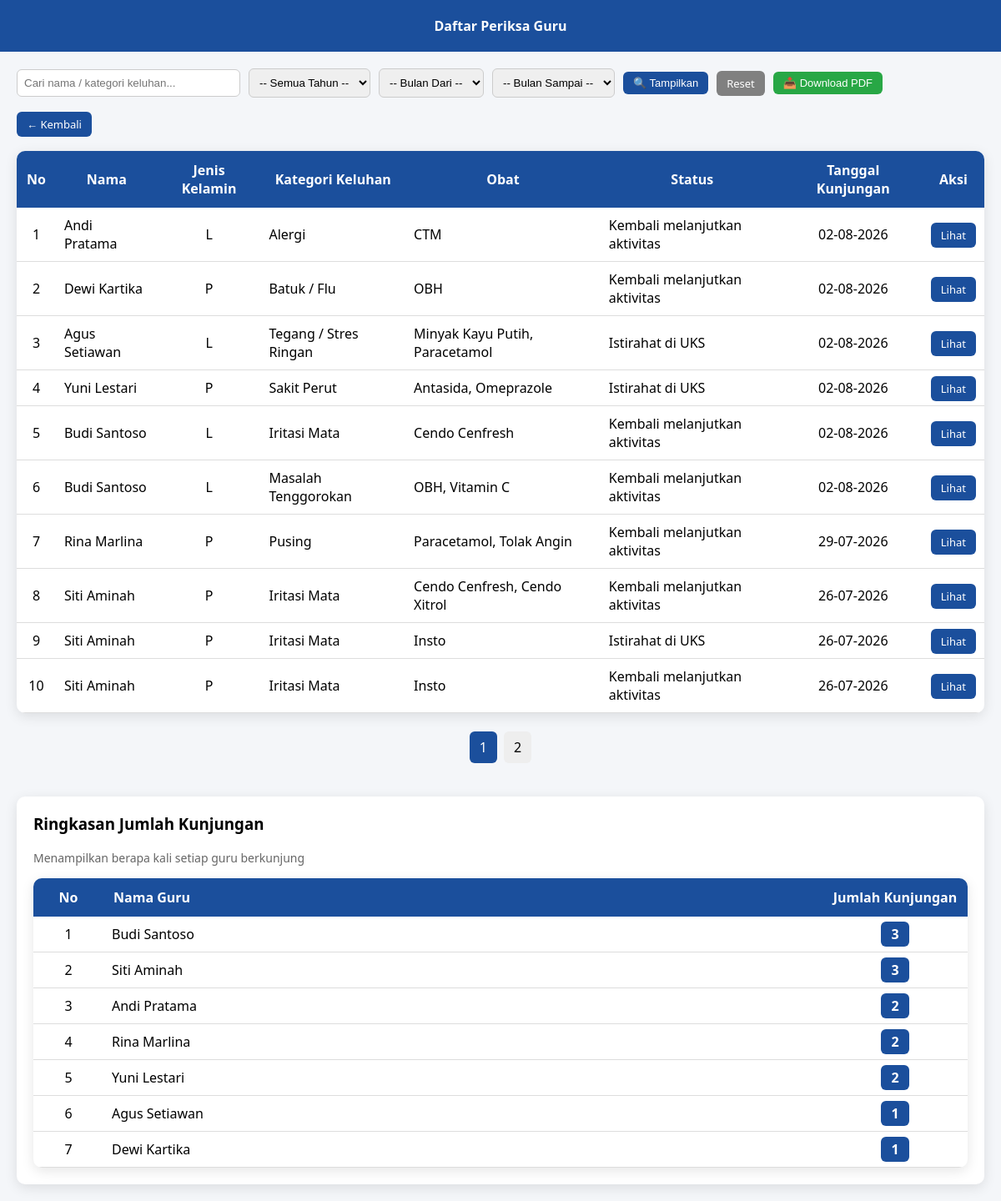
Screenshot of /admin/semua_hal_admin/hal_guru.php (signed in) with the database file from the repository.
### tables this page shows
CREATE TABLE `kunjungan` (
  `id_kunjungan` int(11) NOT NULL AUTO_INCREMENT,
  `jenis_pasien` varchar(20) NOT NULL,
  `id_pasien` varchar(20) NOT NULL,
  `tanggal_kunjungan` timestamp NOT NULL DEFAULT current_timestamp(),
  `keluhan` text DEFAULT NULL,
  `created_at` timestamp NULL DEFAULT current_timestamp(),
  PRIMARY KEY (`id_kunjungan`)
);

CREATE TABLE `guru` (
  `id_guru` int(11) NOT NULL AUTO_INCREMENT,
  `nama` varchar(100) NOT NULL,
  `jenis_kelamin` enum('L','P') NOT NULL,
  PRIMARY KEY (`id_guru`)
);

### admin/semua_hal_admin/hal_guru.php (the view, shortened to what this page needs)
<?php
$conn = new mysqli("localhost", "root", "", "uks");
$search = isset($_GET['search']) ? trim($_GET['search']) : '';
$tahun = isset($_GET['tahun']) ? intval($_GET['tahun']) : '';
$bulan_dari = isset($_GET['bulan_dari']) ? $_GET['bulan_dari'] : '';
$bulan_sampai = isset($_GET['bulan_sampai']) ? $_GET['bulan_sampai'] : '';
$limit = 10;
$page = isset($_GET['page']) ? max(1, (int) $_GET['page']) : 1;
$start = ($page - 1) * $limit;
$query = "
SELECT
    k.id_kunjungan,
    g.nama,
    g.jenis_kelamin,
    p.jenis_penyakit,
    GROUP_CONCAT(
        IF(po.jumlah > 1, CONCAT(o.nama_obat, ' (', po.jumlah, ')'), o.nama_obat)
        ORDER BY po.id ASC
        SEPARATOR ', '
    ) as nama_obat,
    p.status_pasien,
    k.tanggal_kunjungan
FROM pemeriksaan_klinis p
JOIN kunjungan k ON p.id_kunjungan = k.id_kunjungan
JOIN guru g ON k.id_pasien = g.id_guru
LEFT JOIN pemeriksaan_obat po ON p.id_pemeriksaan = po.id_pemeriksaan
LEFT JOIN obat o ON po.id_obat = o.id_obat
WHERE k.jenis_pasien = 'guru'
";
$filter_bulan_sql = '';
$query .= $filter_bulan_sql;
$total_query_count = "
SELECT COUNT(DISTINCT k.id_kunjungan) as total
FROM pemeriksaan_klinis p
JOIN kunjungan k ON p.id_kunjungan = k.id_kunjungan
JOIN guru g ON k.id_pasien = g.id_guru
WHERE k.jenis_pasien = 'guru'
";
$total_query_count .= $filter_bulan_sql;
$total_data = $conn->query($total_query_count)->fetch_assoc()['total'] ?? 0;
$total_page = ceil($total_data / $limit);
$query .= " GROUP BY k.id_kunjungan, g.nama, g.jenis_kelamin, p.jenis_penyakit, p.status_pasien, k.tanggal_kunjungan
            ORDER BY k.tanggal_kunjungan DESC
            LIMIT $start, $limit";
$result = $conn->query($query);
$ringkasan_query = "
SELECT
    g.nama,
    COUNT(DISTINCT k.id_kunjungan) as total_kunjungan
FROM pemeriksaan_klinis p
JOIN kunjungan k ON p.id_kunjungan = k.id_kunjungan
JOIN guru g ON k.id_pasien = g.id_guru
WHERE k.jenis_pasien = 'guru'
";
$ringkasan_query .= $filter_bulan_sql;
$ringkasan_query .= " GROUP BY g.id_guru, g.nama ORDER BY total_kunjungan DESC, g.nama ASC";
$ringkasan = $conn->query($ringkasan_query);
?>
<!DOCTYPE html>
<html>
<head>
</head>
<body>
    <div class="header">Daftar Periksa Guru</div>
    <div class="container">
        <form method="GET" style="margin-bottom:20px; display:flex; align-items:center; gap:10px; flex-wrap:wrap;">
            <input type="text" name="search" placeholder="Cari nama / kategori keluhan..."
                value="<?= htmlspecialchars($search) ?>" style="width:250px;">
            <select name="tahun">
                <option value="">-- Semua Tahun --</option>
            </select>
            <select name="bulan_dari">
                <option value="semua">-- Bulan Dari --</option>
            </select>
            <select name="bulan_sampai">
                <option value="semua">-- Bulan Sampai --</option>
            </select>
            <button type="submit" class="btn">🔍 Tampilkan</button>
            <a href="hal_guru.php" class="btn" style="background:gray;">Reset</a>
            <button type="button" class="btn" style="background:#28a745;" onclick="downloadGuru()">📥 Download
                PDF</button>
        </form>
        <a href="../dashboard.php" class="btn">← Kembali</a>
        <br><br>
        <table>
            <tr>
                <th>No</th>
                <th>Nama</th>
                <th>Jenis Kelamin</th>
                <th>Kategori Keluhan</th>
                <th>Obat</th>
                <th>Status</th>
                <th>Tanggal Kunjungan</th>
                <th>Aksi</th>
            </tr>
            <?php
            $no = $start + 1;
            if ($result->num_rows == 0):
                ?>
                <tr>
                    <td colspan="8" style="padding:30px; color:gray;">Belum ada data</td>
                </tr>
            <?php else:
                while ($row = $result->fetch_assoc()):
                    ?>
                    <tr>
                        <td><?= $no++ ?></td>
                        <td style="text-align:left;"><?= htmlspecialchars($row['nama']) ?></td>
                        <td><?= $row['jenis_kelamin'] ?></td>
                        <td style="text-align:left;"><?= htmlspecialchars($row['jenis_penyakit'] ?? '-') ?></td>
                        <td style="text-align:left;"><?= $row['nama_obat'] ? htmlspecialchars($row['nama_obat']) : '-' ?></td>
                        <td style="text-align:left;"><?= htmlspecialchars($row['status_pasien'] ?? '-') ?></td>
                        <td><?= date('d-m-Y', strtotime($row['tanggal_kunjungan'])) ?></td>
                        <td><a href="../lihat.php?id=<?= $row['id_kunjungan'] ?>" class="btn">Lihat</a></td>
                    </tr>
                <?php endwhile; endif; ?>
        </table>
        <br>
        <div style="display:flex; justify-content:center; gap:8px; flex-wrap:wrap;">
            <?php for ($i = 1; $i <= $total_page; $i++): ?>
                <a href="?page=<?= $i ?>&search=<?= urlencode($search) ?>&tahun=<?= $tahun ?>&bulan_dari=<?= $bulan_dari ?>&bulan_sampai=<?= $bulan_sampai ?>"
                    style="padding:8px 12px; border-radius:6px; text-decoration:none; background:<?= ($page == $i) ? '#1b4f9c' : '#eee' ?>; color:<?= ($page == $i) ? 'white' : 'black' ?>;">
                    <?= $i ?>
                </a>
            <?php endfor; ?>
        </div>
        <?php if ($ringkasan && $ringkasan->num_rows > 0): ?>
            <div
                style="margin-top:40px; background:white; padding:20px; border-radius:10px; box-shadow:0 4px 15px rgba(0,0,0,0.1);">
                <h3 style="margin-top:0;">Ringkasan Jumlah Kunjungan</h3>
                <p style="color:#666; font-size:14px;">
                    Menampilkan berapa kali setiap guru berkunjung
                </p>
                <table style="margin-top:15px;">
                    <tr>
                        <th style="width:60px;">No</th>
                        <th style="text-align:left;">Nama Guru</th>
                        <th style="width:150px;">Jumlah Kunjungan</th>
                    </tr>
                    <?php $no_r = 1;
                    while ($r = $ringkasan->fetch_assoc()): ?>
                        <tr>
                            <td><?= $no_r++ ?></td>
                            <td style="text-align:left;"><?= htmlspecialchars($r['nama']) ?></td>
                            <td>
                                <span
                                    style="background:#1b4f9c; color:white; padding:4px 12px; border-radius:6px; font-weight:600;">
                                    <?= $r['total_kunjungan'] ?>
                                </span>
                            </td>
                        </tr>
                    <?php endwhile; ?>
                </table>
            </div>
        <?php endif; ?>
    </div>
</body>
</html>

### admin/semua_hal_admin/hal_guru.php (style rules this page uses)
body { margin: 0; font-family: 'Segoe UI'; background: #f4f6f9; }
.header { background: #1b4f9c; color: white; text-align: center; padding: 20px; font-weight: bold; }
.container { padding: 20px; }
table { width: 100%; border-collapse: collapse; background: white; border-radius: 10px; overflow: hidden; box-shadow: 0 4px 15px rgba(0, 0, 0, 0.1); }
th { background: #1b4f9c; color: white; padding: 12px; }
td { padding: 10px; text-align: center; border-bottom: 1px solid #ddd; }
.btn { background: #1b4f9c; color: white; padding: 6px 12px; border-radius: 6px; text-decoration: none; font-size: 13px; border: none; cursor: pointer; }
select, input[type=text] { padding: 8px; border-radius: 6px; border: 1px solid #ccc; }

### rows the page displays
kunjungan: guru.nama "Andi Pratama", guru.jenis_kelamin "L", jenis_penyakit "Alergi", nama_obat "CTM", status_pasien "Kembali melanjutkan aktivitas", tanggal_kunjungan "02-08-2026"
kunjungan: guru.nama "Dewi Kartika", guru.jenis_kelamin "P", jenis_penyakit "Batuk / Flu", nama_obat "OBH", status_pasien "Kembali melanjutkan aktivitas", tanggal_kunjungan "02-08-2026"
kunjungan: guru.nama "Agus Setiawan", guru.jenis_kelamin "L", jenis_penyakit "Tegang / Stres Ringan", nama_obat "Minyak Kayu Putih, Paracetamol", status_pasien "Istirahat di UKS", tanggal_kunjungan "02-08-2026"
kunjungan: guru.nama "Yuni Lestari", guru.jenis_kelamin "P", jenis_penyakit "Sakit Perut", nama_obat "Antasida, Omeprazole", status_pasien "Istirahat di UKS", tanggal_kunjungan "02-08-2026"
kunjungan: guru.nama "Budi Santoso", guru.jenis_kelamin "L", jenis_penyakit "Iritasi Mata", nama_obat "Cendo Cenfresh", status_pasien "Kembali melanjutkan aktivitas", tanggal_kunjungan "02-08-2026"
kunjungan: guru.nama "Budi Santoso", guru.jenis_kelamin "L", jenis_penyakit "Masalah Tenggorokan", nama_obat "OBH, Vitamin C", status_pasien "Kembali melanjutkan aktivitas", tanggal_kunjungan "02-08-2026"
kunjungan: guru.nama "Rina Marlina", guru.jenis_kelamin "P", jenis_penyakit "Pusing", nama_obat "Paracetamol, Tolak Angin", status_pasien "Kembali melanjutkan aktivitas", tanggal_kunjungan "29-07-2026"
kunjungan: guru.nama "Siti Aminah", guru.jenis_kelamin "P", jenis_penyakit "Iritasi Mata", nama_obat "Cendo Cenfresh, Cendo Xitrol", status_pasien "Kembali melanjutkan aktivitas", tanggal_kunjungan "26-07-2026"
kunjungan: guru.nama "Siti Aminah", guru.jenis_kelamin "P", jenis_penyakit "Iritasi Mata", nama_obat "Insto", status_pasien "Istirahat di UKS", tanggal_kunjungan "26-07-2026"
kunjungan: guru.nama "Siti Aminah", guru.jenis_kelamin "P", jenis_penyakit "Iritasi Mata", nama_obat "Insto", status_pasien "Kembali melanjutkan aktivitas", tanggal_kunjungan "26-07-2026"

### other values shown
$r['nama'] "Budi Santoso"
$r['total_kunjungan'] "3"
$r['nama'] "Siti Aminah"
$r['nama'] "Andi Pratama"
$r['total_kunjungan'] "2"
$r['nama'] "Rina Marlina"
$r['nama'] "Yuni Lestari"
$r['nama'] "Agus Setiawan"
$r['total_kunjungan'] "1"
$r['nama'] "Dewi Kartika"
